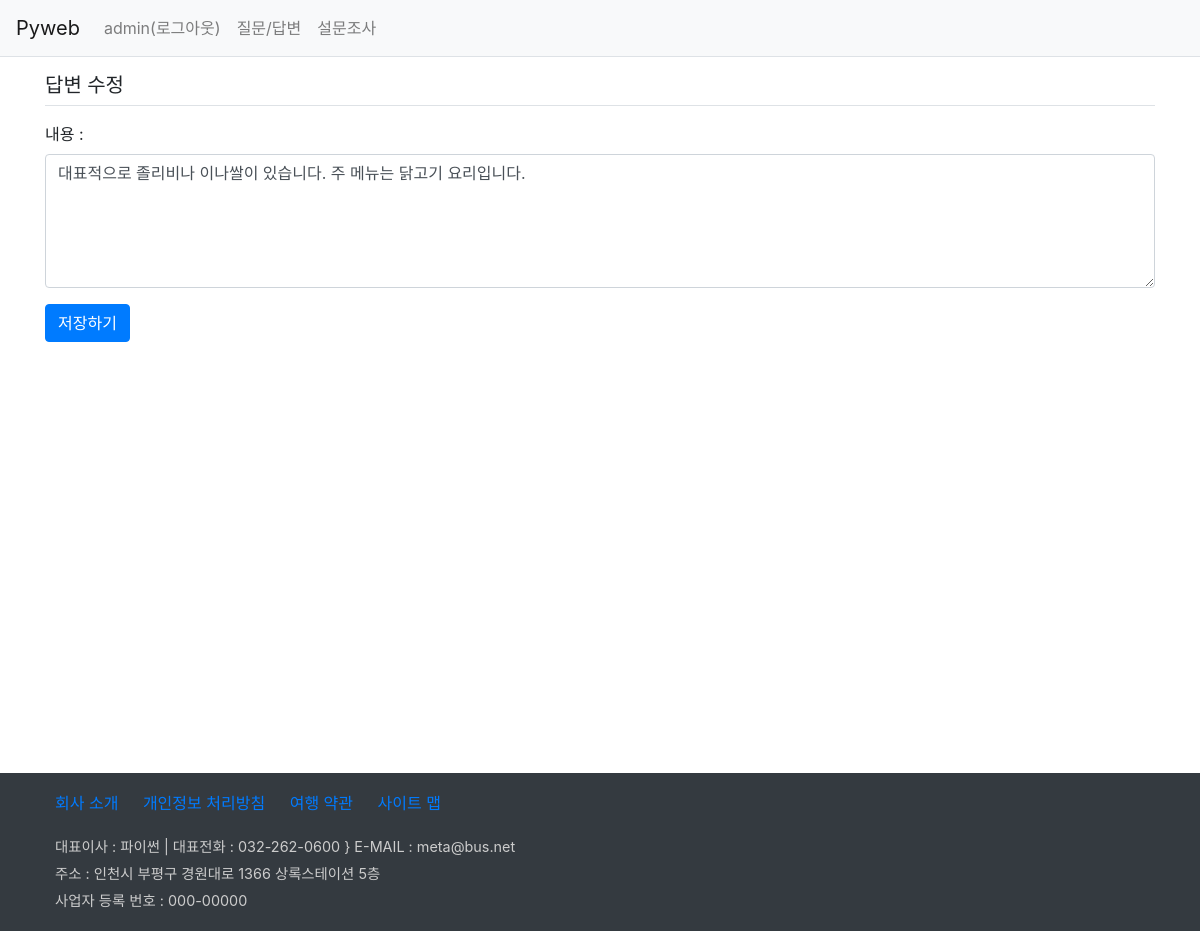
/board/answer/modify/25/ (signed in), run on an earlier commit of the app's database.
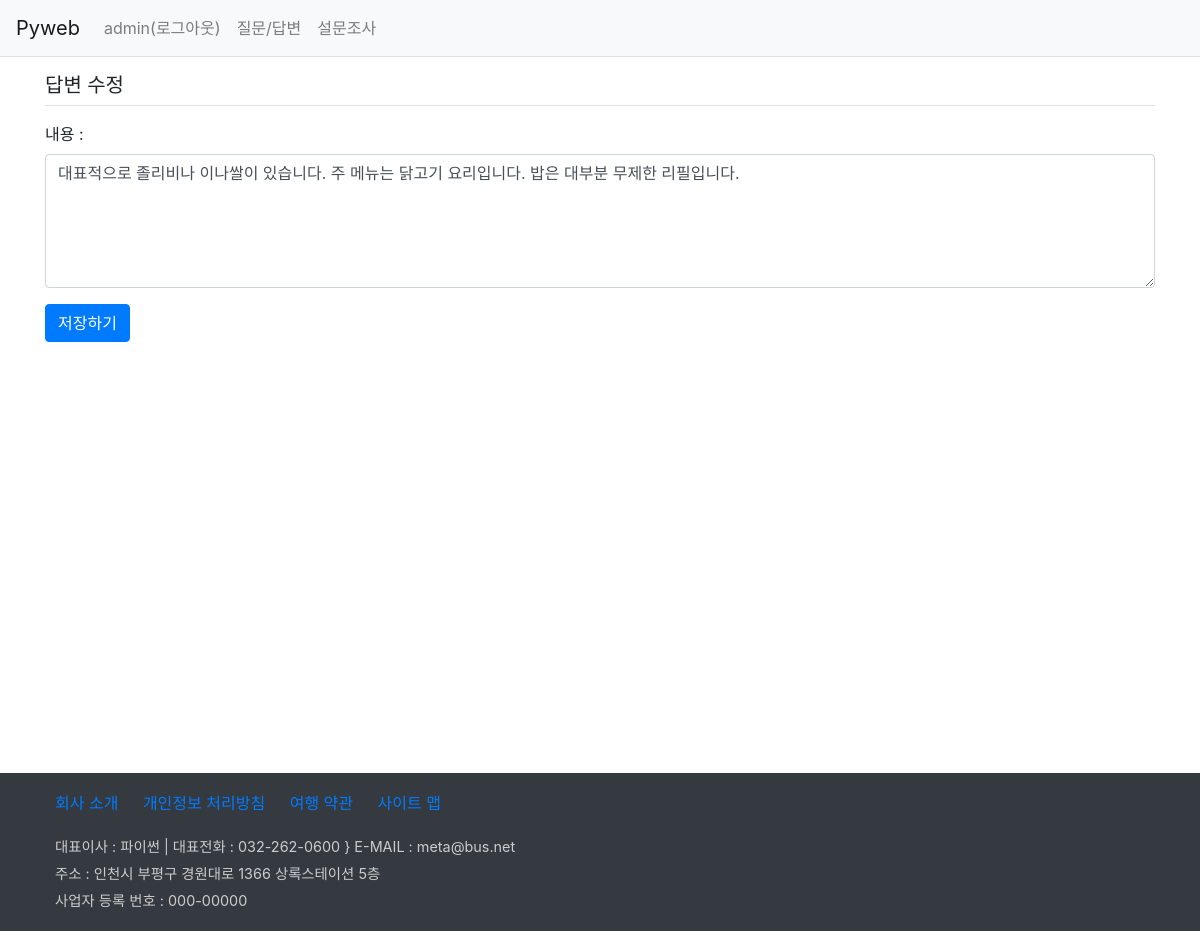
And on a later commit of the database.
### board/models.py (models this page shows, shortened)
class Answer(models.Model):
    author = models.ForeignKey(User, on_delete=models.CASCADE)
    question = models.ForeignKey(Question, on_delete=models.CASCADE) #외래키, 제목
    content = models.TextField()          #답변 내용
    create_date = models.DateTimeField()  #답변 작성일
    modify_date = models.DateTimeField(null=True, blank=True)

### board/views/answer_views.py (the view)
# urls.py: path('answer/modify/<int:answer_id>/', answer_views.answer_modify,
@login_required(login_url='common:login')
def answer_modify(request, answer_id):
    answer = get_object_or_404(Answer, pk=answer_id)
    if request.method == "POST":
        form = AnswerForm(request.POST, instance=answer)
        if form.is_valid():
            answer = form.save(commit=False)
            answer.modify_date = timezone.now()
            answer.author = request.user
            answer.save()
            return redirect('board:detail', question_id=answer.question.id)
    else:
        form = AnswerForm(instance=answer)
    return render(request, 'board/answer_form.html', {'form':form})

### board/forms.py
class AnswerForm(forms.ModelForm):
    class Meta:
        model = Answer
        fields = ['content']
        labels = {'content':'내용'}

### templates/board/answer_form.html (shortened to what this page needs)
{% extends 'base.html' %}
{% block content %}
<div class="container">
    <section>
        <h5 class="border-bottom my-3 pb-2">답변 수정</h5>
        <form action="" method="post" >
            <div class="form-group">
                <label for="content">내용 : </label>
                <textarea name="content" id="content" rows="5" class="form-control">{{ form.content.value|default_if_none:'' }}</textarea>
            </div>
            <input type="submit" value="저장하기" class="btn btn-primary">
        </form>
    </section>
</div>
{% endblock %}

What changed in the data, as far as the page shows it:
changed Answer: content "대표적으로 졸리비나 이나쌀이 있습니다. 주 메뉴는 닭고기 요리입니다." → "대표적으로 졸리비나 이나쌀이 있습니다. 주 메뉴는 닭고기 요리입니다. 밥은 대부분 무제한 리필입니다."
